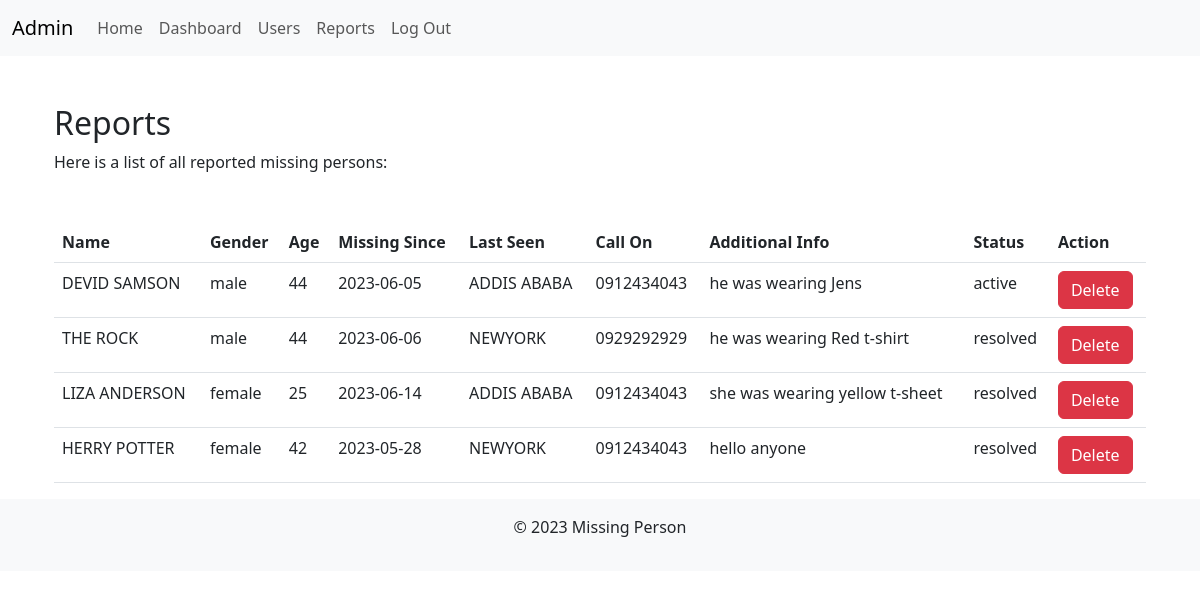
/admin/reports (signed in), run on an earlier commit of the app's database.
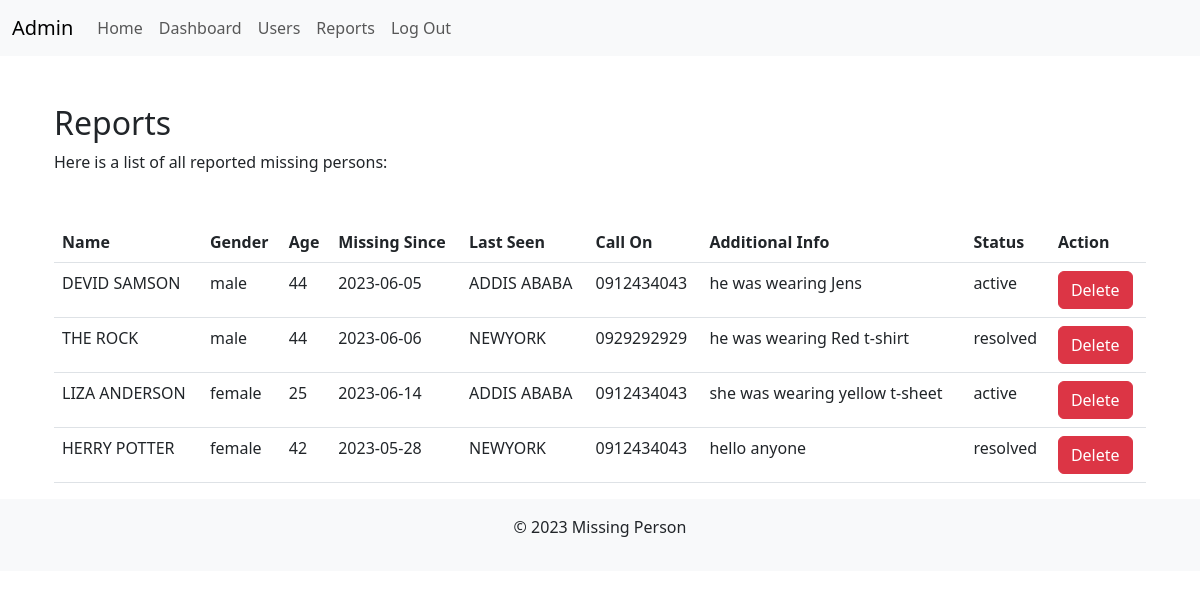
And on a later commit of the database.
### tables this page shows
CREATE TABLE post (
  id INTEGER PRIMARY KEY AUTOINCREMENT,
  finder_id INTEGER NOT NULL,
  created TIMESTAMP NOT NULL DEFAULT CURRENT_TIMESTAMP,
  missed_name TEXT NOT NULL,
  since TEXT NOT NULL,
  missing_from TEXT NOT NULL,
  gender TEXT NOT NULL,
  age TEXT NOT NULL,
  call_on TEXT NOT NULL,
  additional_info TEXT NOT NULL,
  photo_url TEXT NOT NULL,
  status TEXT NOT NULL DEFAULT 'active',
  FOREIGN KEY (finder_id) REFERENCES user (id)
);

### missing/admin.py (the view)
@bp.route('/reports')
@login_required_role(1)  # '1' is the role_id for the admin role
def reports():
    db = get_db()
    reports = db.execute('SELECT * FROM post').fetchall()
    return render_template('admin/reports.html', reports=reports)

### missing/auth.py (called while the page is built)
def login_required_role(role_id):
    def decorator(f):
        @functools.wraps(f)
        def wrapped_view(*args, **kwargs):
            if g.user is None:
                return redirect(url_for('auth.login'))
            if g.user['role_id'] != role_id:
                return redirect(url_for('auth.unauthorized'))
            return f(*args, **kwargs)
        return wrapped_view
    return decorator

@bp.before_app_request
def load_logged_in_user():
    user_id = session.get('user_id')
    if user_id is None:
        g.user = None
    else:
        db = get_db()
        g.user = db.execute(
            'SELECT * FROM user WHERE id = ?', (user_id,)
        ).fetchone()

### missing/db.py (called while the page is built)
def get_db():
    if 'db' not in g:
        g.db = sqlite3.connect(
            current_app.config['DATABASE'],
            detect_types=sqlite3.PARSE_DECLTYPES
        )
        g.db.row_factory = sqlite3.Row
    return g.db

### missing/templates/admin/reports.html (shortened to what this page needs)
{% extends "admin/layout.html" %}
{% block content %}
  <div class="container mt-5">
    <h2>Reports</h2>
    <p>Here is a list of all reported missing persons:</p>
    <div class="table-responsive mt-5">
      <table class="table">
        <thead>
          <tr>
            <th>Name</th>
            <th>Gender</th>
            <th>Age</th>
            <th>Missing Since</th>
            <th>Last Seen</th>
            <th>Call On</th>
            <th>Additional Info</th>
            <th>Status</th>
            <th>Action</th>
          </tr>
        </thead>
        <tbody>
          {% for post in reports %}
            <tr>
              <td>{{ post['missed_name'] }}</td>
              <td>{{ post['gender'] }}</td>
              <td>{{ post['age'] }}</td>
              <td>{{ post['since'] }}</td>
              <td>{{ post['missing_from'] }}</td>
              <td>{{ post['call_on'] }}</td>
              <td>{{ post['additional_info']}}</td>
              <td>{{ post['status'] }}</td>
              <td>
                <form action="{{ url_for('blog.delete', id=post.id) }}" method="post" onsubmit="return confirm('Are you sure?');">
                  <button class="btn btn-danger" type="submit">Delete</button>
              </form>
              </td>
            </tr>
          {% endfor %}
        </tbody>
      </table>
    </div>
  </div>
{% endblock %}

What changed in the data, as far as the page shows it:
changed post "LIZA ANDERSON": status "resolved" → "active"
